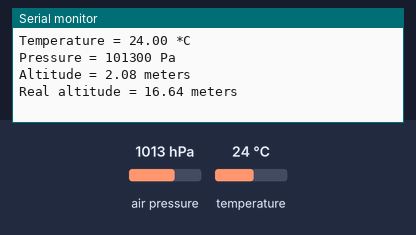
Bench run of a sketch on a simulated Arduino Uno, built with avr-gcc and run on an emulated ATmega328P. On the bench: the last lines printed to the serial monitor. The test bench sets the inputs (shaded band); at power-on: air pressure 1013 hPa, temperature 24 °C.

Above: at 1.2 s.
1.3 s: air pressure set to 952 hPa
At 3.2 s:
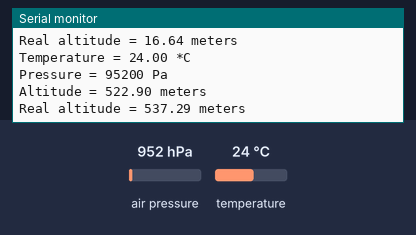
3.6 s: temperature set to 12 °C
5.9 s: air pressure set to 975 hPa
At 7.2 s:
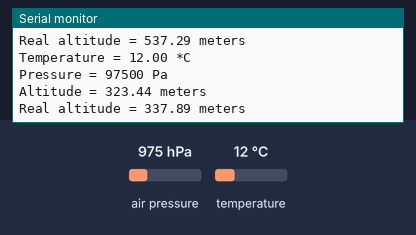
Timing chart, 0 to 8.9 s (numbered marks = the images above; inputs shaded):
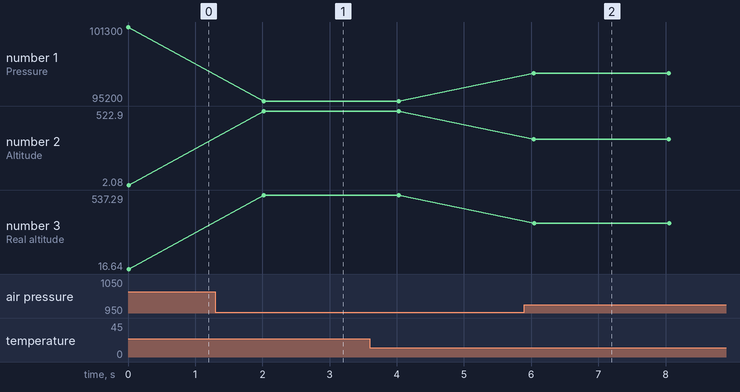

The sketch:

BMP180.ino
```cpp
#include <Wire.h>
#include <Adafruit_BMP085.h>


// Connect VCC of the BMP085 sensor to 3.3V (NOT 5.0V!)
// Connect GND to Ground
// Connect SCL to i2c clock - on '168/'328 Arduino Uno/Duemilanove/etc thats Analog 5
// Connect SDA to i2c data - on '168/'328 Arduino Uno/Duemilanove/etc thats Analog 4
// EOC is not used, it signifies an end of conversion
// XCLR is a reset pin, also not used here

Adafruit_BMP085 bmp;

void setup() {
  Serial.begin(115200);
  if (!bmp.begin()) {
    Serial.println("Could not find a valid BMP085 sensor, check wiring!");
    while (1) {}
  }
}

void loop() {
    Serial.print("Temperature = ");
    Serial.print(bmp.readTemperature());
    Serial.println(" *C");

    Serial.print("Pressure = ");
    Serial.print(bmp.readPressure());
    Serial.println(" Pa");

    // Calculate altitude assuming 'standard' barometric
    // pressure of 1013.25 millibar = 101325 Pascal
    Serial.print("Altitude = ");
    Serial.print(bmp.readAltitude());
    Serial.println(" meters");

  // you can get a more precise measurement of altitude
  // if you know the current sea level pressure which will
  // vary with weather and such. If it is 1015 millibars
  // that is equal to 101500 Pascals.
    Serial.print("Real altitude = ");
    Serial.print(bmp.readAltitude(101500));
    Serial.println(" meters");

    Serial.println();
    delay(2000);
}
```

Measured:
- after the input at 1.3 s, the serial monitor: prints a new line after 0.72 s (image 1)
- after the input at 5.9 s, the serial monitor: prints a new line after 0.14 s (image 2)
- plotted number 1: 101300 → 95200 after the input at 1.3 s, 95200 → 97500 after the input at 5.9 s
- plotted number 2: 2.08 → 522.9 after the input at 1.3 s, 522.9 → 323.44 after the input at 5.9 s
- plotted number 3: 16.64 → 537.29 after the input at 1.3 s, 537.29 → 337.89 after the input at 5.9 s
